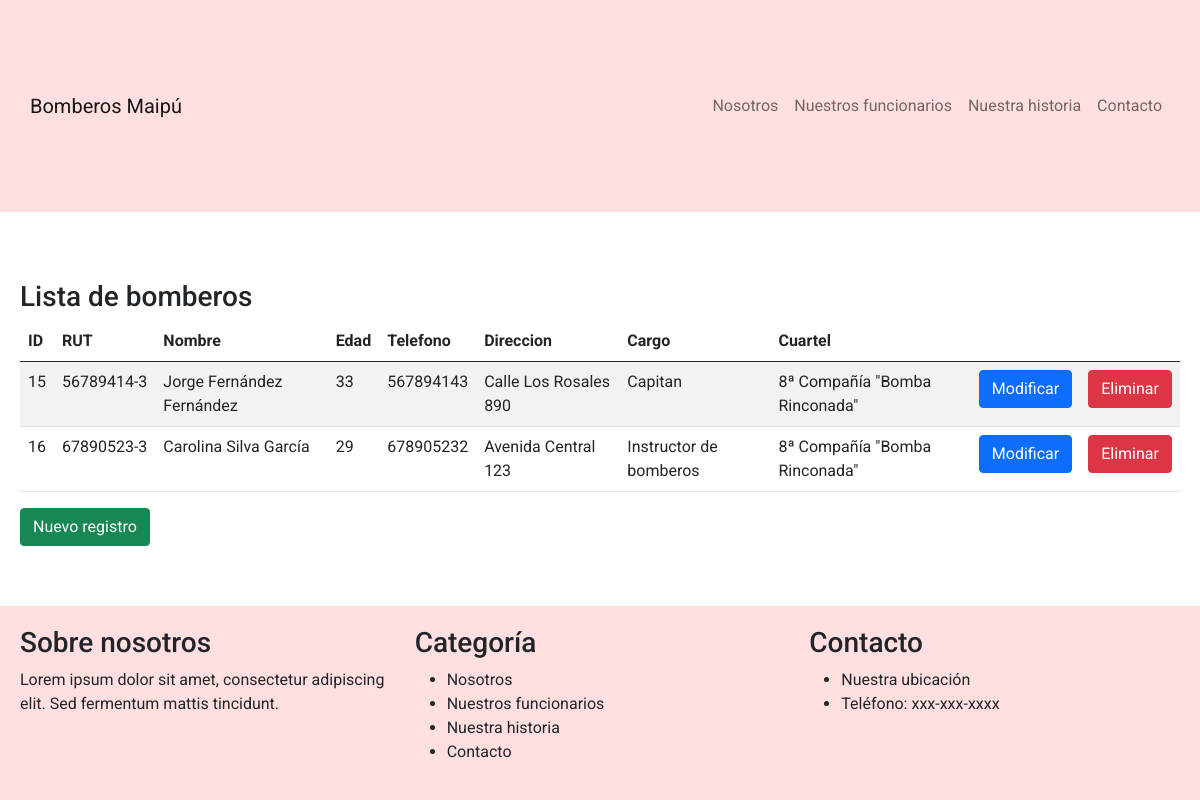
/lista_bomberos, run on the app's committed database.
### bomberos/models.py (models this page shows, shortened)
class Bombero(models.Model):
    idBombero = models.AutoField(primary_key=True, verbose_name='ID Bombero')
    rut = models.IntegerField(verbose_name='Rut')
    dv = models.CharField(max_length=1, verbose_name='Digito verificador')
    nombre = models.CharField(max_length=50, verbose_name='Nombre')
    apPaterno = models.CharField(max_length=50, verbose_name='Apellido paterno')
    apMaterno = models.CharField(max_length=50, verbose_name='Apellido materno')
    edad = models.IntegerField(verbose_name='Edad')
    telefono = models.IntegerField(verbose_name='Telefono')
    direccion = models.CharField(max_length=100, verbose_name='Direccion')
    cargo = models.ForeignKey(Cargo, on_delete=models.CASCADE)
    cuartel = models.ForeignKey(Cuartel, on_delete=models.CASCADE, null=True)

class Cargo(models.Model):
    idCargo = models.AutoField(primary_key=True, verbose_name='ID Cargo')
    nombre = models.CharField(max_length=50, verbose_name='Nombre cargo')
    def __str__(self):
        return self.nombre

class Cuartel(models.Model):
    idCuartel = models.AutoField(primary_key=True, verbose_name='ID')
    nombre = models.CharField(max_length=100, verbose_name='Nombre cuartel')
    direccion = models.CharField(max_length=100, null=True, blank=True, verbose_name='Direccion')
    comuna = models.ForeignKey(Comuna, on_delete=models.CASCADE)
    def __str__(self):
        return self.nombre

### bomberos/views.py (the view)
# urls.py: path('lista_bomberos',lista_bomberos,name="lista_bomberos"),
def lista_bomberos(request):
    bomberos = Bombero.objects.all();
    for bombero in bomberos:
        bombero.cuartel.nombre = bombero.cuartel.nombre
    return render(request, 'lista_bomberos.html', {'bomberos' : bomberos})

### bomberos/templates/lista_bomberos.html (shortened to what this page needs)
<!DOCTYPE html>
<html lang="es">
<head>
  <link rel="stylesheet" href="https://cdnjs.cloudflare.com/ajax/libs/bootstrap/5.0.2/css/bootstrap.min.css">
  <link rel="stylesheet" href="../static/css/style.css">
</head>
<body>
  <nav class="navbar navbar-expand-lg navbar-light bg-light">
    <div class="container">
      <a class="navbar-brand" href="#">Bomberos Maipú</a>
      <div class="collapse navbar-collapse" id="navbarNav">
        <ul class="navbar-nav ms-auto">
          <li class="nav-item">
            <a class="nav-link" href="#nosotros">Nosotros</a>
          </li>
          <li class="nav-item">
            <a class="nav-link" href="#funcionarios">Nuestros funcionarios</a>
          </li>
          <li class="nav-item">
            <a class="nav-link" href="#historia">Nuestra historia</a>
          </li>
          <li class="nav-item">
            <a class="nav-link" href="#contacto">Contacto</a>
          </li>
        </ul>
      </div>
    </div>
  </nav>
<section id="yellow-bg">
  <div class="container mt-5">
    <h3>Lista de bomberos</h3>
    <table class="table table-striped">
        <thead>
            <tr>
                <th>ID</th>
                <th>RUT</th>
                <th>Nombre</th>
                <th>Edad</th>
                <th>Telefono</th>
                <th>Direccion</th>
                <th>Cargo</th>
                <th>Cuartel</th>
                <th></th>
                <th></th>
            </tr>
        </thead>
        <tbody>
            {% for bombero in bomberos %}
            <tr>
                <td>{{ bombero.idBombero }}</td>
                <td>{{ bombero.rut }}-{{ bombero.dv }}</td>
                <td>{{ bombero.nombre }} {{ bombero.apPaterno }} {{ bombero.apMaterno }}</td>
                <td>{{ bombero.edad }}</td>
                <td>{{ bombero.telefono }}</td>
                <td>{{ bombero.direccion }}</td>
                <td>{{ bombero.cargo }}</td>
                <td>{{ bombero.cuartel }}</td>
                <td><a href="{% url 'form_mod_bombero' bombero.idBombero %}" class="btn btn-primary">Modificar</a></td>
                <td><a href="{% url 'form_del_bombero' bombero.idBombero %}" class="btn btn-danger">Eliminar</a></td>
            </tr>
            {% endfor %}
        </tbody>
    </table>
    <a href="{% url 'form_bombero' %}" class="btn btn-success">Nuevo registro</a>
    <p>&nbsp;</p>
</div>
</section>
  <footer class="bg-light">
    <div class="container">
      <div class="row">
        <div class="col-md-4">
          <h3>Sobre nosotros</h3>
          <p>Lorem ipsum dolor sit amet, consectetur adipiscing elit. Sed fermentum mattis tincidunt.</p>
        </div>
        <div class="col-md-4">
          <h3>Categoría</h3>
          <ul>
            <li>Nosotros</li>
            <li>Nuestros funcionarios</li>
            <li>Nuestra historia</li>
            <li>Contacto</li>
          </ul>
        </div>
        <div class="col-md-4">
          <h3>Contacto</h3>
          <ul>
            <li>Nuestra ubicación</li>
            <li>Teléfono: xxx-xxx-xxxx</li>
          </ul>
        </div>
      </div>
    </div>
  </footer>
</body>
</html>

### bomberos/static/css/style.css (style rules this page uses)
.bg-light { background-color: #FFDFDF !important; }
body { display: grid; grid-template-rows: 1fr auto; min-height: 100vh; margin: 0; padding: 0; font-family: 'Roboto', sans-serif; }
.container { grid-row: 1; padding: 20px; max-width: 1200px; margin: 0 auto; }
.navbar { top: 0; left: 0; width: 100%; background-color: #FFDFDF; padding: 10px; z-index: 999; }

### data on the page
Bombero: idBombero "15", rut "56789414", dv "3", nombre "Jorge", apPaterno "Fernández", apMaterno "Fernández", edad "33", telefono "567894143", direccion "Calle Los Rosales 890", cargo "Capitan", cuartel "8ª Compañía \"Bomba Rinconada\""
Bombero: idBombero "16", rut "67890523", dv "3", nombre "Carolina", apPaterno "Silva", apMaterno "García", edad "29", telefono "678905232", direccion "Avenida Central 123", cargo "Instructor de bomberos", cuartel "8ª Compañía \"Bomba Rinconada\""
